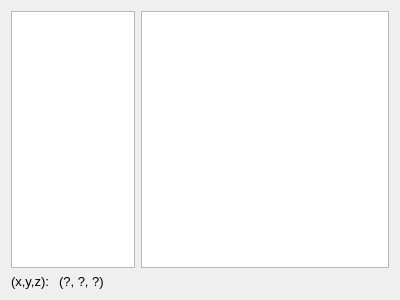
<?xml version="1.0" encoding="UTF-8"?>
<ui version="4.0">
 <class>optimizer_widget</class>
 <widget class="QWidget" name="optimizer_widget">
  <property name="geometry">
   <rect>
    <x>0</x>
    <y>0</y>
    <width>400</width>
    <height>300</height>
   </rect>
  </property>
  <property name="windowTitle">
   <string>Optimizer</string>
  </property>
  <layout class="QGridLayout" name="gridLayout" rowstretch="1,0" columnstretch="1,2">
   <item row="0" column="0">
    <widget class="ScanPlotWidget" name="optimizer_2d_scanPlotWidget">
     <property name="sizePolicy">
      <sizepolicy hsizetype="Preferred" vsizetype="Preferred">
       <horstretch>0</horstretch>
       <verstretch>0</verstretch>
      </sizepolicy>
     </property>
     <property name="minimumSize">
      <size>
       <width>100</width>
       <height>100</height>
      </size>
     </property>
     <property name="maximumSize">
      <size>
       <width>16777215</width>
       <height>16777215</height>
      </size>
     </property>
     <property name="sizeIncrement">
      <size>
       <width>0</width>
       <height>0</height>
      </size>
     </property>
     <property name="baseSize">
      <size>
       <width>0</width>
       <height>0</height>
      </size>
     </property>
    </widget>
   </item>
   <item row="0" column="1">
    <widget class="PlotWidget" name="optimizer_1d_plotWidget">
     <property name="sizePolicy">
      <sizepolicy hsizetype="Preferred" vsizetype="Preferred">
       <horstretch>0</horstretch>
       <verstretch>0</verstretch>
      </sizepolicy>
     </property>
     <property name="minimumSize">
      <size>
       <width>100</width>
       <height>100</height>
      </size>
     </property>
    </widget>
   </item>
   <item row="1" column="0" colspan="2">
    <layout class="QHBoxLayout" name="optimizer_horizontalLayout" stretch="0,0">
     <item>
      <widget class="QLabel" name="optimizer_axes_label">
       <property name="sizePolicy">
        <sizepolicy hsizetype="Preferred" vsizetype="Preferred">
         <horstretch>0</horstretch>
         <verstretch>0</verstretch>
        </sizepolicy>
       </property>
       <property name="font">
        <font>
         <pointsize>10</pointsize>
        </font>
       </property>
       <property name="text">
        <string>(x,y,z): </string>
       </property>
       <property name="textInteractionFlags">
        <set>Qt::NoTextInteraction</set>
       </property>
      </widget>
     </item>
     <item>
      <widget class="QLabel" name="optimizer_position_label">
       <property name="sizePolicy">
        <sizepolicy hsizetype="Expanding" vsizetype="Preferred">
         <horstretch>0</horstretch>
         <verstretch>0</verstretch>
        </sizepolicy>
       </property>
       <property name="font">
        <font>
         <pointsize>10</pointsize>
        </font>
       </property>
       <property name="toolTip">
        <string>This text is selectable.  Copy and paste into labnotes.</string>
       </property>
       <property name="text">
        <string>(?, ?, ?)</string>
       </property>
       <property name="textInteractionFlags">
        <set>Qt::TextSelectableByKeyboard|Qt::TextSelectableByMouse</set>
       </property>
      </widget>
     </item>
    </layout>
   </item>
  </layout>
 </widget>
 <customwidgets>
  <customwidget>
   <class>ScanPlotWidget</class>
   <extends>QGraphicsView</extends>
   <header>qudi.core.gui.qtwidgets.scan_widget.h</header>
  </customwidget>
  <customwidget>
   <class>PlotWidget</class>
   <extends>QGraphicsView</extends>
   <header>pyqtgraph</header>
  </customwidget>
 </customwidgets>
 <resources/>
 <connections/>
</ui>
